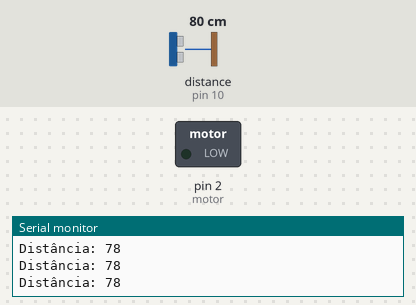
Bench run of a sketch on a simulated Arduino Uno, built with avr-gcc and run on an emulated ATmega328P. On the bench: switched loads named in the sketch (green lamp = pin HIGH), the last lines printed to the serial monitor. Wiring (inferred from the names in the program): ultrasonic range finder: trigger pin 9; echo pin 10. The test bench sets the inputs (shaded band); at power-on: distance to the obstacle (sensor on pin 10) 80 cm. The echo pulse lasts 58.3 µs per cm; pins used as bus, display or sensor lines are not drawn.

Above: at 1.2 s.
1.3 s: distance to the obstacle (sensor on pin 10) set to 12 cm
4.3 s: distance to the obstacle (sensor on pin 10) set to 9 cm
At 5.2 s:
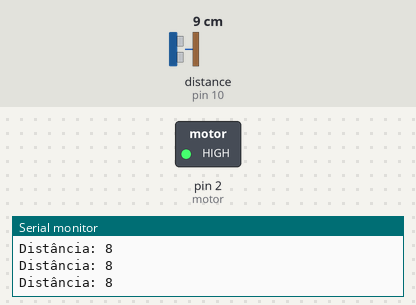
5.8 s: distance to the obstacle (sensor on pin 10) set to 120 cm
At 6.3 s:
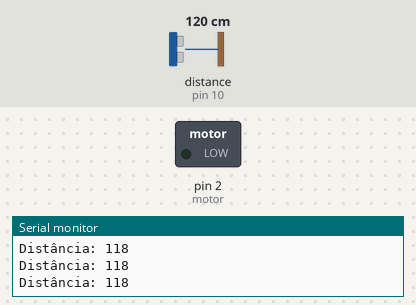
8.8 s: distance to the obstacle (sensor on pin 10) set to 2 cm
At 9.9 s:
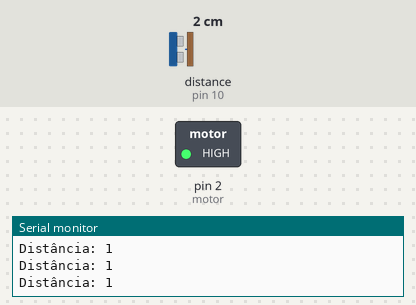
Timing chart, 0 to 11.3 s (numbered marks = the images above; inputs shaded):
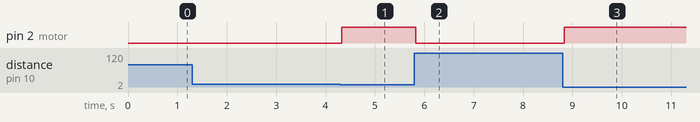

The sketch:

Teste_Sensor_MotorDC.ino
```cpp
// Define os números dos pinos do sensor ultrassônico.
const int trigPin = 9;
const int echoPin = 10;

// Define o número do pino do motor.
const int motor = 2;

// Declaração de variáveis.
long duration;
int distance;

void setup() {
  // Configura o pino trigPin como saída.
  pinMode(trigPin, OUTPUT);

  // Configura o pino echoPin como entrada.
  pinMode(echoPin, INPUT);

  // Configura o pino do motor como saída.
  pinMode(motor, OUTPUT);

  // Inicia a comunicação serial com uma taxa de 9600 baud.
  Serial.begin(9600);
}

void loop() {
  // Limpa o pino trigPin.
  digitalWrite(trigPin, LOW);
  delayMicroseconds(2);

  // Configura o pino trigPin em estado HIGH por 10 microssegundos.
  digitalWrite(trigPin, HIGH);
  delayMicroseconds(10);
  digitalWrite(trigPin, LOW);

  // Lê o pino echoPin, retorna o tempo de viagem da onda sonora em microssegundos.
  duration = pulseIn(
    echoPin, HIGH);

  // Calcula a distância em centímetros.
  distance = duration * 0.034 / 2;

  // Imprime a distância no Monitor Serial.
  Serial.print("Distância: ");
  Serial.println(distance);

  // Se a distância for menor que 10 centímetros, liga o motor.
  if (distance < 10) {
    digitalWrite(motor, HIGH);  // Liga o motor se o objeto estiver próximo.
  } else {
    digitalWrite(motor, LOW);  // Desliga o motor se o objeto estiver distante.
  }
}
```

Measured:
- the behaviour switches between 11 and 10 cm on distance to the obstacle (sensor on pin 10) (found by bisection; images 0 and 1)
- after the input at 4.3 s, pin 2 (motor): LOW → HIGH at once
- after the input at 5.8 s, pin 2 (motor): HIGH → LOW at once
- after the input at 8.8 s, pin 2 (motor): LOW → HIGH at once
